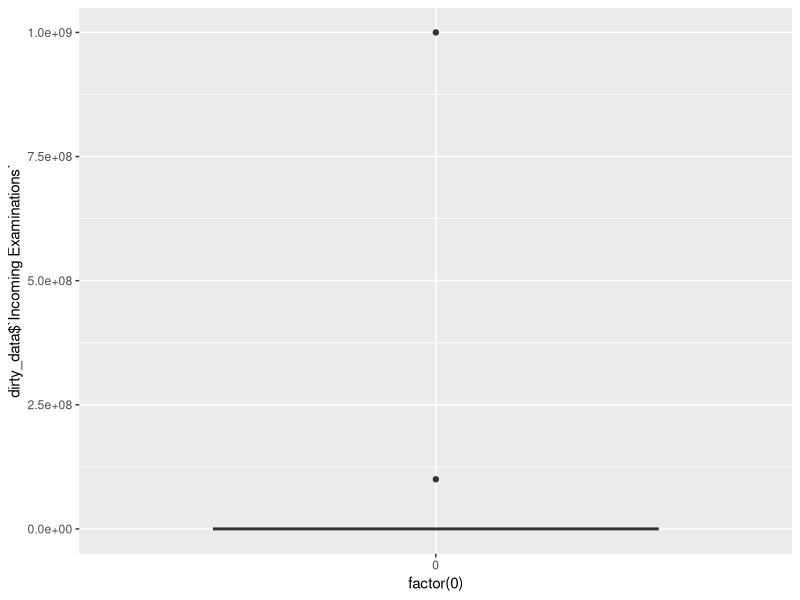
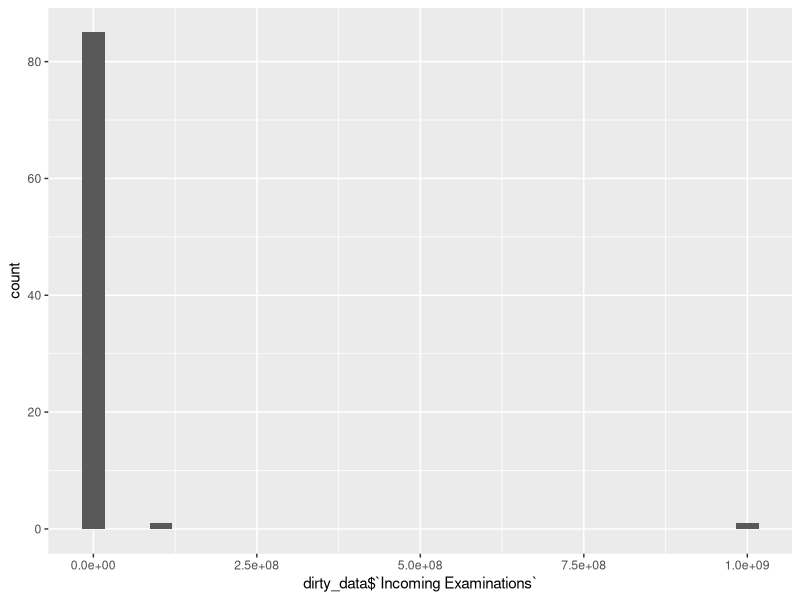

Here is the R script that generated these plots, in order:
# Tyler Peters
# DS 700 Final Project

library(dplyr)
library(ggplot2)
library(readxl)

## Data visualizations prior to cleaning (note that non-numeric values were removed prior to import)
  # import the dirty data into the environment for initial analysis
  dirty_data <- read_excel("Dataset_original.xlsx", sheet = "preclean")

  # remove rows with no data
  dirty_data <- dirty_data %>%
    filter(!is.na(dirty_data$`Incoming Examinations`))
  
  dirty_data.2 <- dirty_data %>%
    filter(dirty_data$`Incoming Examinations` < 6774)
  
  # create a boxplot
  ggplot(dirty_data, aes(x = factor(0), y = dirty_data$`Incoming Examinations`)) +
    geom_boxplot()
  
  # create a histogram
  ggplot(dirty_data, aes(dirty_data$`Incoming Examinations`)) +
    geom_histogram()
  
  summary(dirty_data)
  
  
3184 + 1.5*(3184-791)

## Data visualizations once outliers were removed, and data was imputed